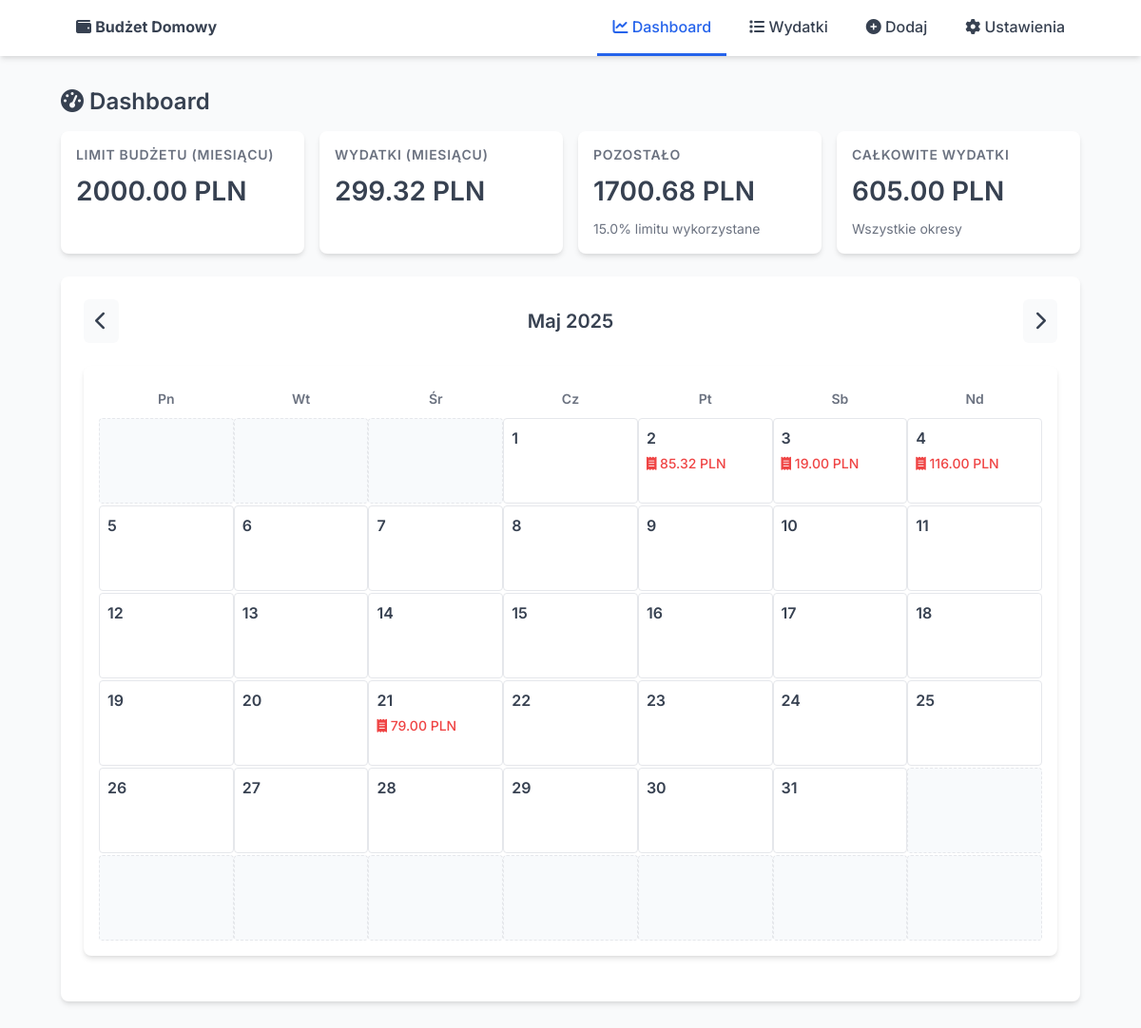
The page / on the database its author committed.
### models.py (models this page shows, shortened)
class Settings(db.Model):
    __tablename__ = 'settings'
    id = db.Column(db.Integer, primary_key=True)
    budget_limit = db.Column(db.Float, nullable=False, default=2000.0)
    limit_period = db.Column(db.String(10), nullable=False, default='month')  # 'week', 'month', 'year'
    notified = db.Column(db.Boolean, nullable=False, default=False)

### app.py (the view)
@env_app.route('/')
@env_app.route('/<int:year>/<int:month>/')
def dashboard(year=None, month=None):
    settings = Settings.query.first()
    if not settings:
        settings = Settings(budget_limit=2000.0, limit_period='month', notified=False)
        db.session.add(settings)
        db.session.commit()
    period_expenses = get_period_expenses(settings.limit_period)
    total_expenses = db.session.query(db.func.coalesce(db.func.sum(Expense.amount), 0)).scalar()
    now = datetime.now()
    if year is None or month is None:
        year, month = now.year, now.month
    if month < 1:
        month = 12
        year -= 1
    elif month > 12:
        month = 1
        year += 1
    prev_month = month - 1
    prev_year = year
    if prev_month < 1:
        prev_month = 12
        prev_year -= 1
    next_month = month + 1
    next_year = year
    if next_month > 12:
        next_month = 1
        next_year += 1
    month_names = ['', 'Styczeń', 'Luty', 'Marzec', 'Kwiecień', 'Maj', 'Czerwiec',
                   'Lipiec', 'Sierpień', 'Wrzesień', 'Październik', 'Listopad', 'Grudzień']
    month_name = month_names[month]
    _, last_day = calendar.monthrange(year, month)
    first_weekday = calendar.monthrange(year, month)[0]  # 0 = poniedzialek w Python (xd)
    daily_expenses = defaultdict(float)
    month_start = datetime(year, month, 1)
    if month == 12:
        next_month_start = datetime(year + 1, 1, 1)
    else:
        next_month_start = datetime(year, month + 1, 1)
    expenses = Expense.query.filter(
        Expense.date >= month_start,
        Expense.date < next_month_start
    ).all()
    for expense in expenses:
        day = expense.date.day
        daily_expenses[day] += expense.amount
    period_names = {
        'week': 'tygodniu',
        'month': 'miesiącu',
        'year': 'roku'
    }
    return render_template(
        'dashboard.html',
        current_limit=settings.budget_limit,
        period_expenses=period_expenses,
        total_expenses=total_expenses,
        period=period_names.get(settings.limit_period, settings.limit_period),
        year=year,
        month=month,
        month_name=month_name,
        last_day=last_day,
        first_weekday=first_weekday,
        daily_expenses=daily_expenses,
        prev_year=prev_year,
        prev_month=prev_month,
        next_year=next_year,
        next_month=next_month
    )

### app.py (called while the page is built)
@env_app.context_processor
def inject_current_year():
    return {'current_year': datetime.now().year}

### templates/dashboard.html (shortened to what this page needs)
{% extends 'base.html' %}
{% block content %}
<h2><i class="fas fa-tachometer-alt"></i> Dashboard</h2>
<div class="stats-grid">
    <div class="stat-card">
        <h4>Limit budżetu ({{ period }})</h4>
        <div class="value">{{ "%.2f"|format(current_limit) }} PLN</div>
    </div>
    <div class="stat-card">
        <h4>Wydatki ({{ period }})</h4>
        <div class="value">{{ "%.2f"|format(period_expenses) }} PLN</div>
    </div>
    <div class="stat-card">
        <h4>Pozostało</h4>
        <div class="value {% if current_limit - period_expenses >= 0 %}balance-positive{% else %}balance-negative{% endif %}">
            {{ "%.2f"|format(current_limit - period_expenses) }} PLN
        </div>
        <div class="secondary">
            {% if current_limit > 0 %}
            {{ "%.1f"|format((period_expenses / current_limit) * 100) }}% limitu wykorzystane
            {% endif %}
        </div>
    </div>
    <div class="stat-card">
        <h4>Całkowite wydatki</h4>
        <div class="value">{{ "%.2f"|format(total_expenses) }} PLN</div>
        <div class="secondary">Wszystkie okresy</div>
    </div>
</div>
<div class="card">
    <div class="calendar-header">
        <a href="{{ url_for('dashboard', year=prev_year, month=prev_month) }}" class="calendar-arrow"><i class="fas fa-chevron-left"></i></a>
        <h3>{{ month_name }} {{ year }}</h3>
        <a href="{{ url_for('dashboard', year=next_year, month=next_month) }}" class="calendar-arrow"><i class="fas fa-chevron-right"></i></a>
    </div>
    <div class="calendar">
        <div class="week">
            <div class="day-name">Pn</div>
            <div class="day-name">Wt</div>
            <div class="day-name">Śr</div>
            <div class="day-name">Cz</div>
            <div class="day-name">Pt</div>
            <div class="day-name">Sb</div>
            <div class="day-name">Nd</div>
        </div>
        {% for week in range(6) %}
            <div class="week">
                {% for weekday in range(7) %}
                    {% set day_num = week * 7 + weekday - first_weekday + 1 %}
                    {% if day_num < 1 or day_num > last_day %}
                        <div class="day empty"></div>
                    {% else %}
                        <div class="day {% if day_num == today_day and month == today_month and year == today_year %}today{% endif %}">
                            <div class="day-number">{{ day_num }}</div>
                            {% if daily_expenses[day_num] > 0 %}
                                <div class="expense">
                                    <i class="fas fa-receipt"></i> {{ "%.2f"|format(daily_expenses[day_num]) }} PLN
                                </div>
                            {% endif %}
                        </div>
                    {% endif %}
                {% endfor %}
            </div>
        {% endfor %}
    </div>
</div>
{% endblock %}

### static/style.css (style rules this page uses)
:root { --primary: #2563eb; --primary-dark: #1d4ed8; --success: #10b981; --danger: #ef4444; --warning: #f59e0b; --text: #374151; --text-light: #6b7280; --bg: #f9fafb; --bg-card: #ffffff; --border: #e5e7eb; --border-focus: #93c5fd; --shadow: 0 4px 6px -1px rgba(0, 0, 0, 0.1), 0 2px 4px -1px rgba(0, 0, 0, 0.06); }
* { box-sizing: border-box; margin: 0; padding: 0; }
body { font-family: 'Inter', 'Segoe UI', -apple-system, BlinkMacSystemFont, sans-serif; line-height: 1.5; color: var(--text); background-color: var(--bg); padding-bottom: 40px; }
h1, h2, h3, h4 { margin-bottom: 16px; font-weight: 600; line-height: 1.3; }
h2 { font-size: 1.5rem; color: var(--text); }
h3 { font-size: 1.25rem; color: var(--text); }
a { color: var(--primary); text-decoration: none; transition: color 0.2s ease-in-out; }
.card { background: var(--bg-card); border-radius: 8px; padding: 24px; box-shadow: var(--shadow); margin-bottom: 24px; }
.stats-grid { display: grid; grid-template-columns: repeat(auto-fit, minmax(250px, 1fr)); gap: 16px; margin-bottom: 24px; }
.stat-card { background: var(--bg-card); border-radius: 8px; padding: 16px; box-shadow: var(--shadow); display: flex; flex-direction: column; }
.stat-card h4 { font-size: 0.875rem; color: var(--text-light); text-transform: uppercase; letter-spacing: 0.05em; margin-bottom: 8px; }
.stat-card .value { font-size: 1.75rem; font-weight: 600; color: var(--text); margin-bottom: 8px; }
.stat-card .secondary { font-size: 0.875rem; color: var(--text-light); }
.balance-positive { color: var(--success); }
.calendar { display: flex; flex-direction: column; max-width: 100%; margin: 24px 0; gap: 2px; background: var(--bg-card); padding: 16px; border-radius: 8px; box-shadow: var(--shadow); }
.calendar-header { display: flex; justify-content: space-between; align-items: center; margin-bottom: 16px; }
.calendar-header h3 { margin-bottom: 0; font-size: 1.25rem; text-align: center; flex-grow: 1; }
.calendar-arrow { text-decoration: none; font-size: 1.25rem; color: var(--text); padding: 8px 12px; border-radius: 6px; background: var(--bg); transition: all 0.2s ease; }
.week { display: flex; justify-content: space-between; }
.day-name { width: 14.28%; padding: 8px; text-align: center; font-weight: 600; color: var(--text-light); font-size: 0.875rem; }
.day { width: 14.28%; height: 90px; border: 1px solid var(--border); border-radius: 4px; padding: 8px; font-size: 0.875rem; background-color: var(--bg-card); overflow: hidden; transition: background-color 0.2s ease; }
.day .day-number { font-weight: 600; margin-bottom: 4px; font-size: 1rem; }
.day .expense { color: var(--danger); font-weight: 500; }
.day.empty { background-color: #f8fafc; border: 1px dashed var(--border); }

### rows shown on the page
Settings: budget_limit "2000.00", current_limit-period_expenses "1700.68", (period_expenses/current_limit)*100 "15.0"

### other values the page prints
{{ period }} "MIESIĄCU"
{{ "%.2f"|format(period_expenses) }} "299.32"
{{ "%.2f"|format(total_expenses) }} "605.00"
{{ month_name }} "Maj"
{{ year }} "2025"
{{ day_num }} "1" "2" "3" "4" "5" "6" "7" "8" "9" "10" "11" "12" "13" "14" "15" "16" "17" "18" "19" "20" "21" "22" "23" "24" "25" "26" "27" "28" "29" "30" "31"
{{ "%.2f"|format(daily_expenses[day_num]) }} "85.32" "19.00" "116.00" "79.00"
